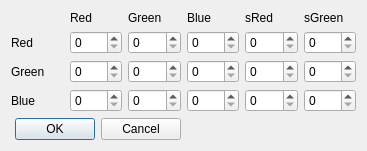
<?xml version="1.0" encoding="UTF-8"?>
<ui version="4.0">
 <class>MatrixEditor</class>
 <widget class="QDialog" name="MatrixEditor">
  <property name="geometry">
   <rect>
    <x>0</x>
    <y>0</y>
    <width>367</width>
    <height>147</height>
   </rect>
  </property>
  <property name="windowTitle">
   <string>Edit Matrix</string>
  </property>
  <layout class="QGridLayout" name="gridLayout">
   <item row="0" column="1">
    <widget class="QLabel" name="label_6">
     <property name="text">
      <string>Red</string>
     </property>
    </widget>
   </item>
   <item row="0" column="2">
    <widget class="QLabel" name="label_7">
     <property name="text">
      <string>Green</string>
     </property>
    </widget>
   </item>
   <item row="0" column="3">
    <widget class="QLabel" name="label_8">
     <property name="text">
      <string>Blue</string>
     </property>
    </widget>
   </item>
   <item row="0" column="4">
    <widget class="QLabel" name="label_9">
     <property name="layoutDirection">
      <enum>Qt::LeftToRight</enum>
     </property>
     <property name="text">
      <string>sRed</string>
     </property>
    </widget>
   </item>
   <item row="0" column="5">
    <widget class="QLabel" name="label">
     <property name="text">
      <string>sGreen</string>
     </property>
    </widget>
   </item>
   <item row="1" column="0">
    <widget class="QLabel" name="label_2">
     <property name="text">
      <string>Red</string>
     </property>
    </widget>
   </item>
   <item row="1" column="1">
    <widget class="QSpinBox" name="spinBox">
     <property name="maximum">
      <number>255</number>
     </property>
    </widget>
   </item>
   <item row="1" column="2">
    <widget class="QSpinBox" name="spinBox_2">
     <property name="maximum">
      <number>255</number>
     </property>
    </widget>
   </item>
   <item row="1" column="3">
    <widget class="QSpinBox" name="spinBox_3">
     <property name="maximum">
      <number>255</number>
     </property>
    </widget>
   </item>
   <item row="1" column="4">
    <widget class="QSpinBox" name="spinBox_4">
     <property name="maximum">
      <number>255</number>
     </property>
    </widget>
   </item>
   <item row="1" column="5">
    <widget class="QSpinBox" name="spinBox_5">
     <property name="maximum">
      <number>255</number>
     </property>
    </widget>
   </item>
   <item row="2" column="0">
    <widget class="QLabel" name="label_3">
     <property name="text">
      <string>Green</string>
     </property>
    </widget>
   </item>
   <item row="2" column="1">
    <widget class="QSpinBox" name="spinBox_6">
     <property name="maximum">
      <number>255</number>
     </property>
    </widget>
   </item>
   <item row="2" column="2">
    <widget class="QSpinBox" name="spinBox_7">
     <property name="maximum">
      <number>255</number>
     </property>
    </widget>
   </item>
   <item row="2" column="3">
    <widget class="QSpinBox" name="spinBox_8">
     <property name="maximum">
      <number>255</number>
     </property>
    </widget>
   </item>
   <item row="2" column="4">
    <widget class="QSpinBox" name="spinBox_9">
     <property name="maximum">
      <number>255</number>
     </property>
    </widget>
   </item>
   <item row="2" column="5">
    <widget class="QSpinBox" name="spinBox_10">
     <property name="maximum">
      <number>255</number>
     </property>
    </widget>
   </item>
   <item row="3" column="0">
    <widget class="QLabel" name="label_4">
     <property name="text">
      <string>Blue</string>
     </property>
    </widget>
   </item>
   <item row="3" column="1">
    <widget class="QSpinBox" name="spinBox_11">
     <property name="maximum">
      <number>255</number>
     </property>
    </widget>
   </item>
   <item row="3" column="2">
    <widget class="QSpinBox" name="spinBox_12">
     <property name="maximum">
      <number>255</number>
     </property>
    </widget>
   </item>
   <item row="3" column="3">
    <widget class="QSpinBox" name="spinBox_13">
     <property name="maximum">
      <number>255</number>
     </property>
    </widget>
   </item>
   <item row="3" column="4">
    <widget class="QSpinBox" name="spinBox_14">
     <property name="maximum">
      <number>255</number>
     </property>
    </widget>
   </item>
   <item row="3" column="5">
    <widget class="QSpinBox" name="spinBox_15">
     <property name="maximum">
      <number>255</number>
     </property>
    </widget>
   </item>
   <item row="4" column="0" colspan="3">
    <widget class="QDialogButtonBox" name="buttonBox">
     <property name="orientation">
      <enum>Qt::Horizontal</enum>
     </property>
     <property name="standardButtons">
      <set>QDialogButtonBox::Cancel|QDialogButtonBox::Ok</set>
     </property>
    </widget>
   </item>
  </layout>
 </widget>
 <resources/>
 <connections/>
</ui>
